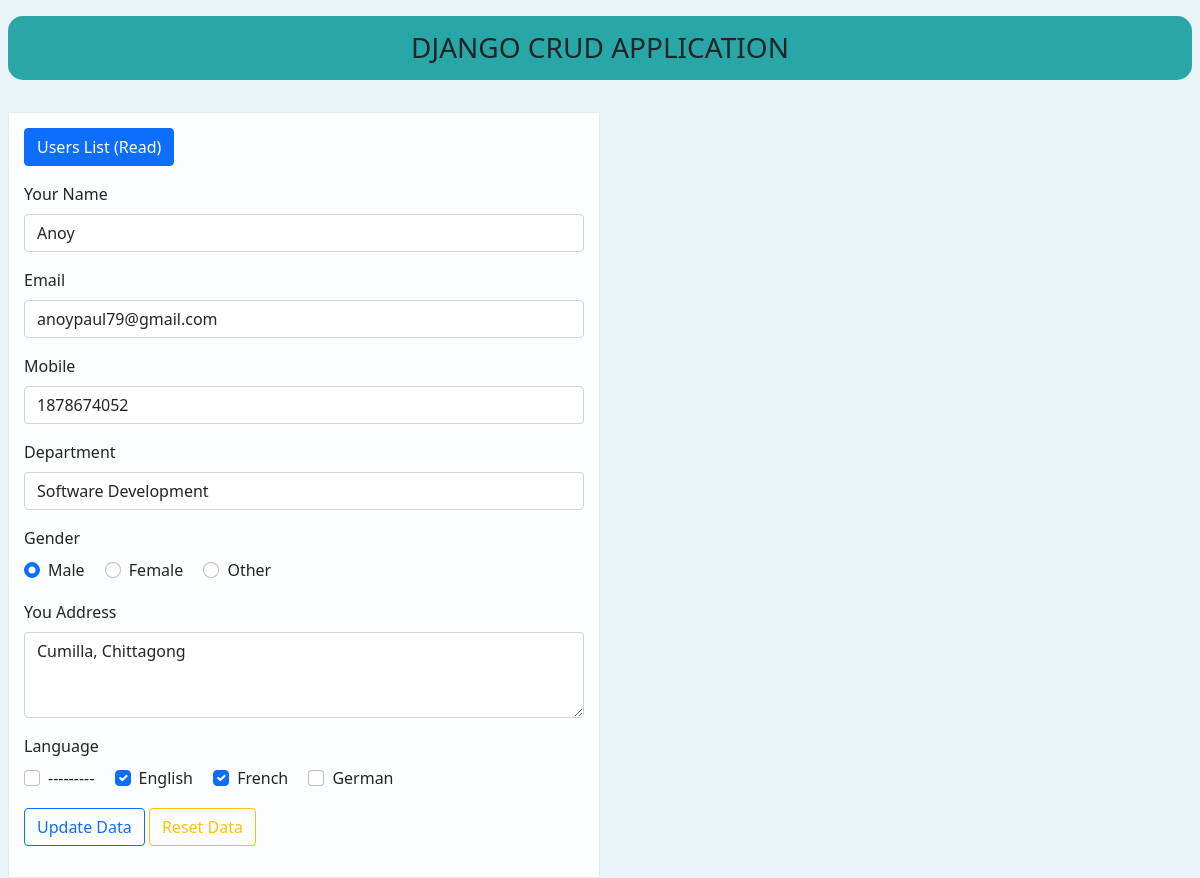
/1/, run on the app's committed database.
### app/models.py (models this page shows, shortened)
class UserModel(models.Model):
    name = models.CharField(max_length=100, null=True, blank=True)
    email = models.EmailField(max_length=50, null=True, blank=True)
    mobile = models.IntegerField(null=True, blank=True)
    DEPARTMENTS = (
        ('', 'Select'),
        ('Music Production', 'Music Production'),
        ('Software Development', 'Software Development'),
        ('Computer Gaming', 'Computer Gaming'),
    )
    department = models.CharField(max_length=100, null=True, blank=True, choices=DEPARTMENTS)
    GENDERS = (
        ('Male', 'Male'),
        ('Female', 'Female'),
        ('Other', 'Other'),
    )
    gender = models.CharField(max_length=10, choices=GENDERS, null=True, default=None)
    address = models.TextField(null=True, blank=True)
    LANGUAGES = (
        ('English', 'English'),
        ('French', 'French'),
        ('German', 'German'),
    )
    language = MultiSelectField(max_length=150, null=True, blank=True, choices=LANGUAGES)
    date_created = models.DateTimeField(auto_now_add=True)

### app/views.py (the view)
# urls.py: path('<int:pk>/', update, name='update'),
def update(request, pk):
    get_user_data = get_object_or_404(UserModel, pk=pk)
    form = UserForm(instance=get_user_data)
    if request.method == 'POST':
        form = UserForm(request.POST, instance=get_user_data)
        if form.is_valid():
            form.save()
            messages.success(request, 'User updated')
            return redirect('read')
    context = { 'form':form }
    return render(request, 'app/update.html', context)

### app/templates/app/update.html (shortened to what this page needs)
<!DOCTYPE html>
<html lang="en">
<head>
    <link href="https://cdn.jsdelivr.net/npm/bootstrap@5.0.0-beta1/dist/css/bootstrap.min.css" rel="stylesheet"
>
</head>
<body style="background-color:#add8e64a;">
    <div class="container-fluid">
        <div class="row gx-2 pt-3">
            <h3 class="text-center" style="background-color:  #29A6A6; padding: 15px; border-radius: 15px;">
                DJANGO CRUD APPLICATION</h3>
            <div class="col-md-6 mt-4" style="border:1px solid #80808029; padding:15px;background-color:#ffffffde;">
                <a class="btn btn-primary mb-3" href="{% url 'read' %}">Users List (Read)</a>
                <form method="post" novalidate>
                    <div class="mb-3">
                        <label for="name" class="form-label">{{form.name.label}}</label>
                        {{form.name}}
                    </div>
                    <div class="mb-3">
                        <label for="email" class="form-label">{{form.email.label}}</label>
                        {{form.email}}
                    </div>
                    <div class="mb-3">
                        <label for="mobile" class="form-label">{{form.mobile.label}}</label>
                        {{form.mobile}}
                    </div>
                    <div class="mb-3">
                        <label for="department" class="form-label">{{form.department.label}}</label>
                        {{form.department}}
                    </div>
                    <div class="mb-3">
                        <label for="gender" class="form-label">{{form.gender.label}}</label><br />
                        {% for radio in form.gender %}
                        <div class="form-check form-check-inline">
                            {{radio.tag}}
                            <label class="form-check-label">{{radio.choice_label}}</label>
                        </div>
                        {% endfor %}
                    </div>
                    <div class="mb-3">
                        <label class="form-label">{{form.address.label}}</label>
                        {{form.address}}
                    </div>
                    <div class="mb-3">
                        <label for="languages" class="form-label">{{form.language.label}}</label><br />
                        {% for checkbox in form.language %}
                        <div class="form-check form-check-inline">
                            {{checkbox.tag}}
                            <label class="form-check-label">{{checkbox.choice_label}}</label>
                        </div>
                        {% endfor %}
                    </div>
                    <div class="mb-3">
                        <button type="submit" class="btn btn-outline-primary">Update Data</button>
                        <button type="reset" class="btn btn-outline-warning">Reset Data</button>
                    </div>
            </div>
        </div>
    </div>
</body>
</html>

### data on the page
UserModel: name "Anoy", email "anoypaul79@gmail.com", mobile "1878674052", department "Software Development", address "Cumilla, Chittagong"

### other printed values
{{ radio.choice_label }} "Male" "Female" "Other"
{{ checkbox.choice_label }} "---------" "English" "French" "German"
